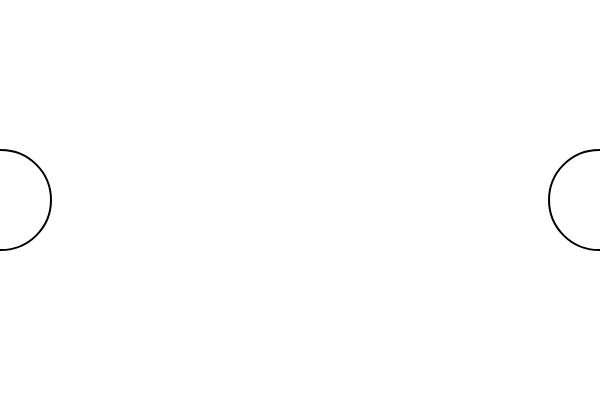
Frame 1 (no input)
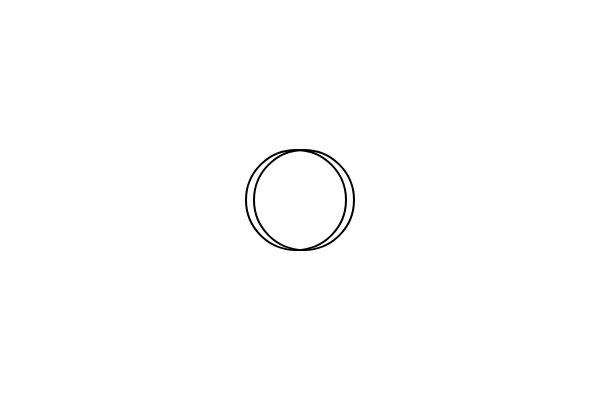
Frame 60 (no input)
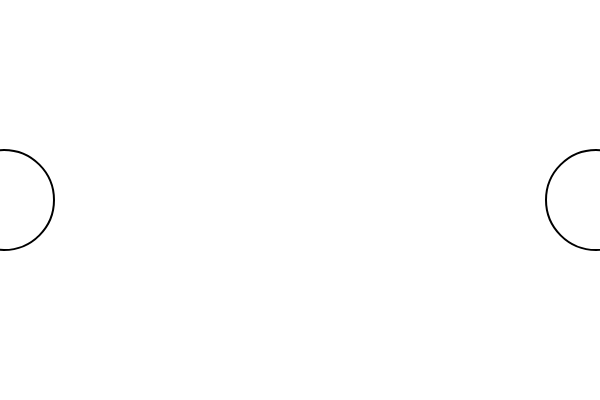
Frame 120 (the mouse pressed at the canvas centre since frame 60)

The p5.js sketch that drew these frames (run headless with seeded random() and noise() and a simulated clock; from frame 60 on, the mouse is pressed at the canvas centre):

// p5.js sketch
// ── sketch.js
function setup()
{
  createCanvas(600,400);
  noFill();
  strokeWeight(2);
}
var x=1, speed=5;

function draw()
{
    //translate(0,200);
    clear();

   ellipse(x,200,100,100);
   ellipse(600-x,200,100,100);
   x = x + speed;
   if(x<0 || x>600)
   {
     speed = speed - 1;
   }
}
